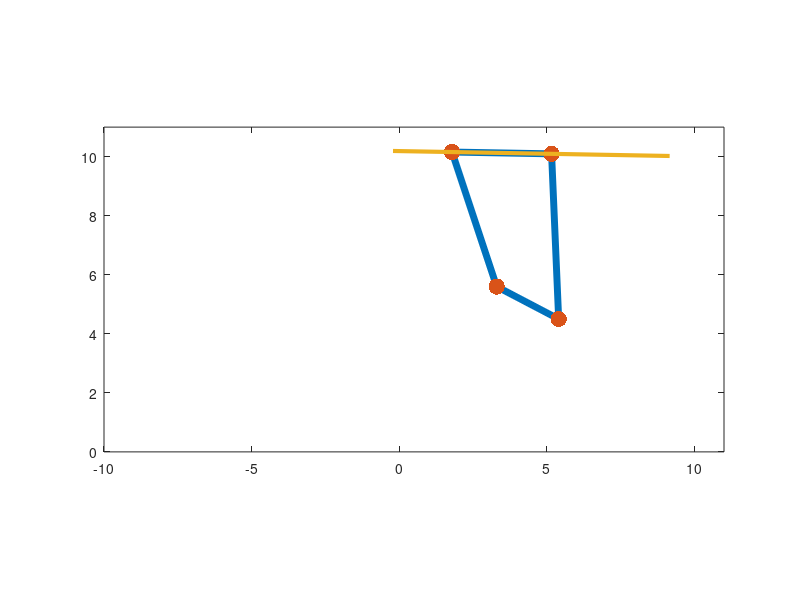

Recreate this plot in MATLAB.
%**************VALUES OBTAINED FROM SYNTHESIS**********

A=[3.3;5.6];
B=[5.4;4.5];

L2 = 4.8;
L3 = 4;
L4 = 5.6;
L1=sqrt((B(1,1)-A(1,1))*(B(1,1)-A(1,1)) + (B(2,1)-A(2,1))*(B(2,1)-A(2,1)))
phiaxis=abs(atand((A(2,1)-B(2,1))/(A(1,1)-B(1,1))))

ldown=2;
lup=4;

k1=L1/L4;
k2=L1/L2;
k3=(L4*L4-L3*L3+L2*L2+L1*L1)/(2*L4*L2);
k4=L1/L3;
k5=(L4*L4-L1*L1-L2*L2-L3*L3)/(2*L2*L3);

phi1=360-110; %RANGE OF ANGLE ROTAION OF LINK 2 
phi2=136;
n=0;

end1=[];
end2=[];
mid=[];
thetadoor=[];
%*****************SIMULATION**************************
for theta=phi1:-2:phi2
  
  D=[A(1,1)+L2*cosd(theta-phiaxis);A(2,1)+L2*sind(theta-phiaxis)]; %OBTAINING D COORDINATE
  
  a=cosd(theta)-k1-k2*cosd(theta)+k3;  %CO-EFFECIENT OF FRUDIENSTIEN EQUATION
  b=-2*sind(theta);
  c=k1-(k2+1)*cosd(theta) + k3;
  
  theta4=2*atand((-b-sqrt(b*b-4*a*c))/(2*a));
 
  C= [B(1,1)+L4*cosd(theta4-phiaxis);B(2,1)+L4*sind(theta4-phiaxis)];
  main=[A , B , C , D, A];
  x=main(1,[1:5]);
  y=main(2,[1:5]);

  theta3=atand((C(2,1)-D(2,1))/(C(1,1)-D(1,1)));
  E=[D(1,1)- ldown*cosd(theta3);D(2,1)-ldown*sind(theta3)];
  F=[C(1,1)+ lup*cosd(theta3);C(2,1)+lup*sind(theta3)];

  thetadoor=[thetadoor theta3];
  end1 = [end1 E];
  end2 = [end2 F];
  mid=[mid (E+F)/2];
 %********************PLOTTING*************************** 
  plot(x,y, 'LineWidth', 5);
  hold on;
  plot(x,y,'.', "markersize", 35);
  
  x1=[E(1,1) F(1,1)];
  y1=[E(2,1) F(2,1)];
  plot(x1,y1,'LineWidth',3);
  axis([-10 11 0 11])
  daspect([1 1 1])
  n=n+1;

  pause(0.1);
  hold off;
endfor